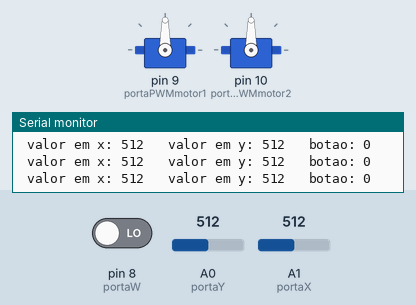
Recording of a sketch running on a simulated Arduino Uno, built with avr-gcc and run on an emulated ATmega328P. Parts: 2 × servo, the last lines printed to the serial monitor. The test bench sets the inputs (shaded band); at power-on: A0 (portaY) = 512, A1 (portaX) = 512, pin 8 (portaW) LOW.

Above: at 1.2 s.
1.3 s: A0 (portaY) set to 716
At 2.4 s:
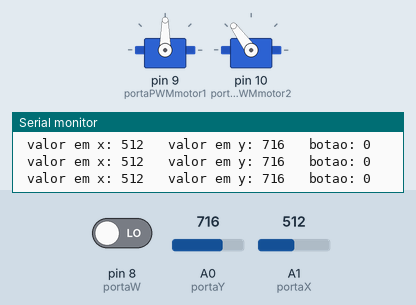
2.8 s: A1 (portaX) set to 106
At 4.0 s:
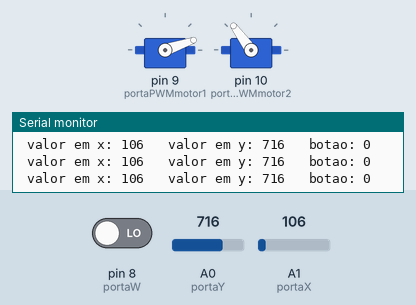
4.3 s: A1 (portaX) set to 89
At 4.8 s:
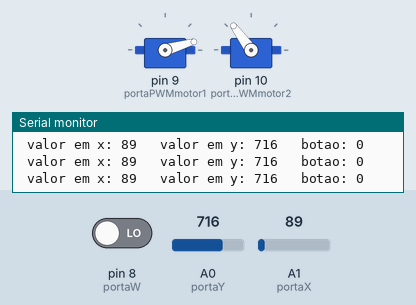
7.3 s: A0 (portaY) set to 900
At 8.3 s:
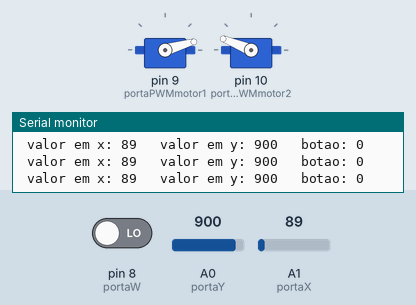
8.8 s: A1 (portaX) set to 122
At 10.0 s:
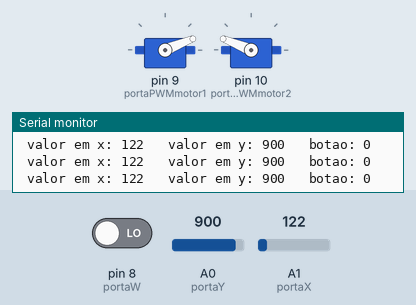
10.4 s: A0 (portaY) set to 1023
At 11.8 s:
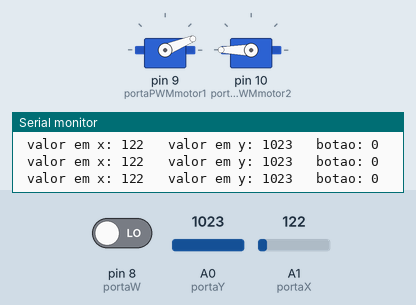
Timing chart, 0 to 12.9 s (numbered marks = the images above; inputs shaded):
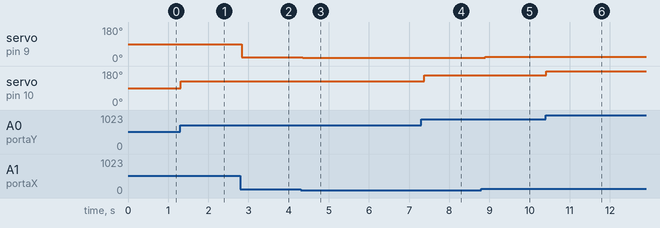

The sketch:

joystick.ino
```cpp
#include <Servo.h> //inclui blibioteca
Servo meuservo1; //
Servo meuservo2; //
const int portaW = 8;
const int portaX = A1;//
const int portaY = A0;//
const int portaPWMmotor1 = 9;
const int portaPWMmotor2 = 10;

void setup(){
  Serial.begin(9600);//
  meuservo1.attach(portaPWMmotor1);//
  meuservo2.attach(portaPWMmotor2);//

}

void loop(){
  int w = digitalRead(portaW);
  int x = analogRead(portaX);//
  int y = analogRead(portaY);//
  int angulo1 = map(x, 0, 1023, 1, 180);//
  int angulo2 = map(y, 0, 1023, 1, 180);//

  meuservo1.write(angulo1); //
  meuservo2.write(angulo2); //

  Serial.print( " valor em x: " );//
  Serial.print( x );//
  Serial.print( "   valor em y: " );//
  Serial.print( y );
  Serial.print( "   botao: " );//
  Serial.println( w );

  delay(100);
}
```

Measured:
- after the input at 1.3 s, servo on pin 10 (portaPWMmotor2): 90° → 126° at once
- after the input at 2.8 s, servo on pin 9 (portaPWMmotor1): 90° → 19° at once
- after the input at 4.3 s, servo on pin 9 (portaPWMmotor1): 19° → 16° after 0.05 s
- after the input at 7.3 s, servo on pin 10 (portaPWMmotor2): 126° → 158° after 0.08 s
- after the input at 8.8 s, servo on pin 9 (portaPWMmotor1): 16° → 22° after 0.10 s
- after the input at 10.4 s, servo on pin 10 (portaPWMmotor2): 158° → 180° at once
